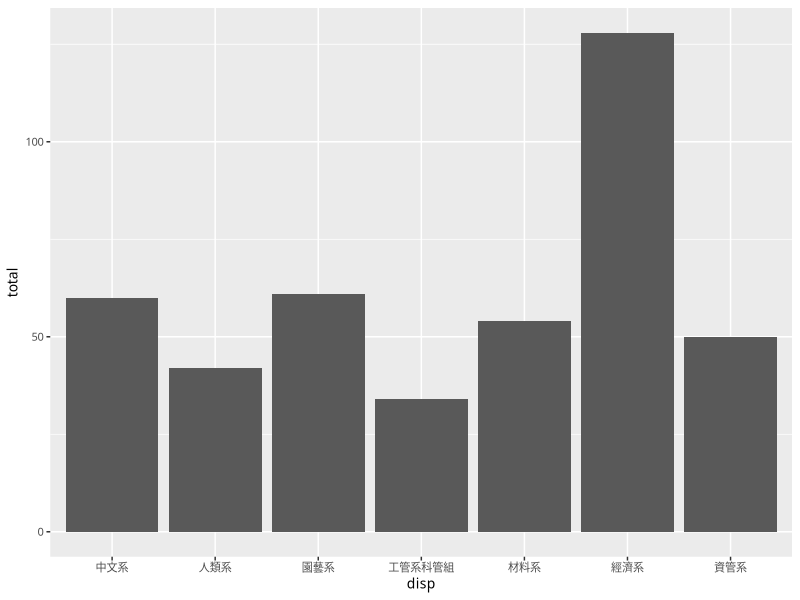
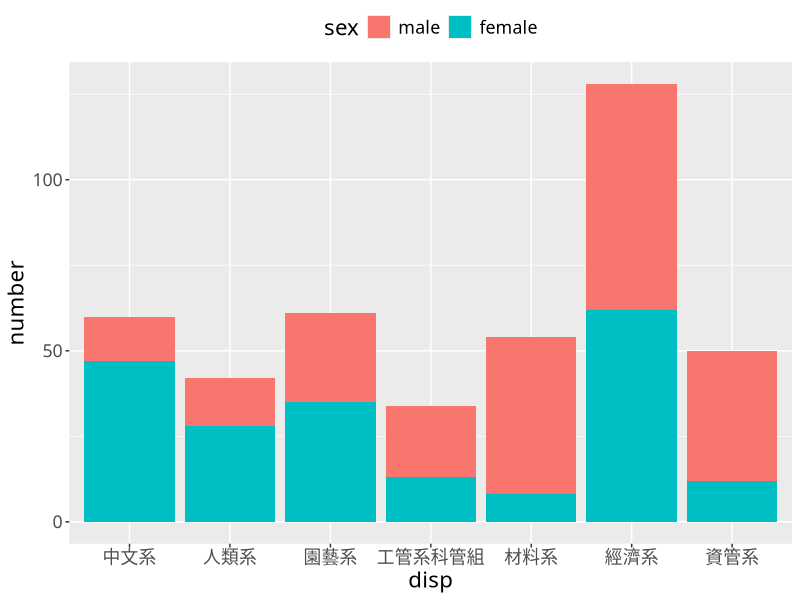
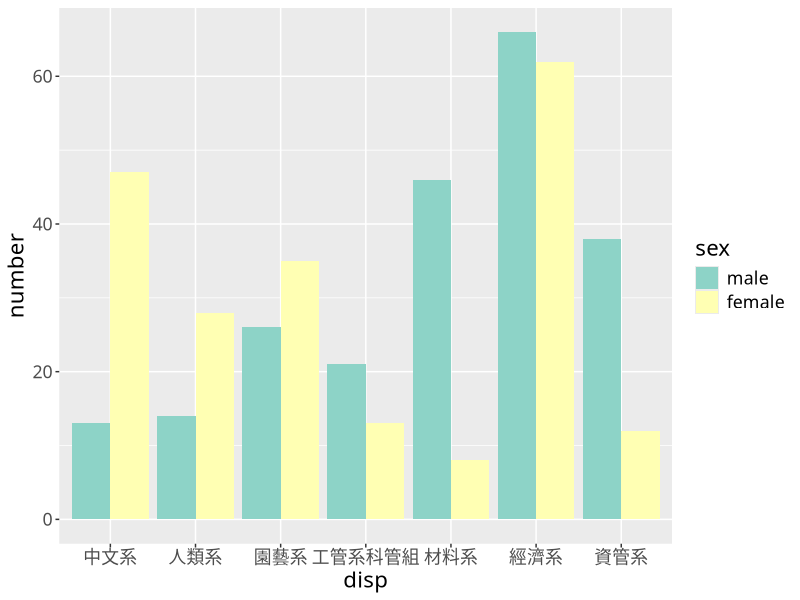
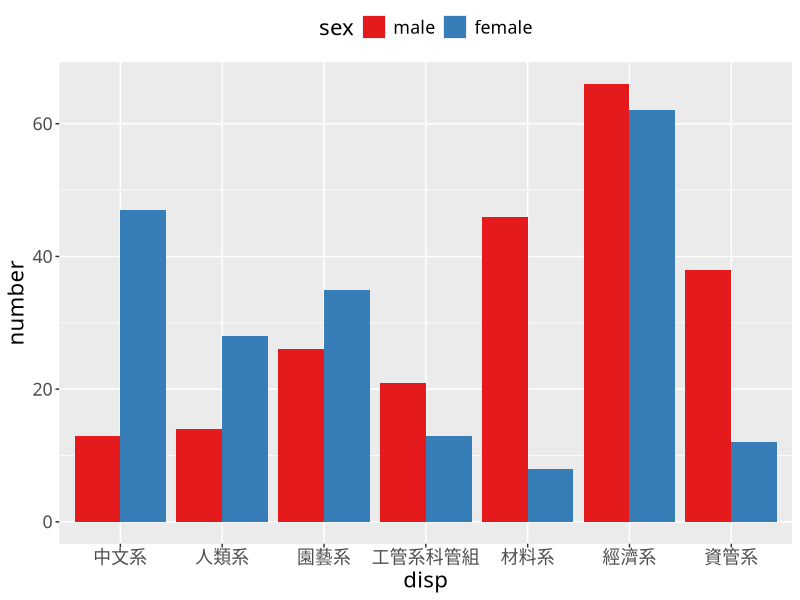

Write the R code that produced these figures, in order.
library(reshape2)
library(ggplot2)

df.ntu <- read.csv('./tutorials/NTU_B02new_sexratio.csv')
colnames(df.ntu) <- c("disp", "total", "male", "female", "ratio")

# 只取一部份的資料
df.part <- df.ntu[c(1, 10, 20, 30, 40, 50, 56), ]
ggplot(df.part, aes(x=disp, y=total)) +
    geom_bar(stat='identity') +
    theme(text=element_text(
        family="Heiti TC Medium",
        size=10))

# Wide-to-Long
df.part$ratio <- NULL
df.part$total <- NULL

stack(df.part)
df.part <- melt(
    df.part,                # data.frame
    id.vars="disp",         # 每行固定出現的 (disp)
    variable.name="sex",    # 多欄合併之後存放欄位名，該欄的名稱 (存 male/female)
    value.name="number"     # 放值的地方
)

# 排序
df.part <- df.part[order(df.part$disp), ]

g <- ggplot(df.part, aes(x=disp, y=number, fill=sex)) +
    theme(text=element_text(
        family="Heiti TC Medium",
        size=16))

g + geom_bar(stat="identity") + theme(legend.position="top")

g + geom_bar(stat="identity", position="dodge") + scale_fill_brewer(palette="Set3")

g + geom_bar(stat="identity", position="dodge") + scale_fill_brewer(palette="Set1")  + theme(legend.position="top")


# Long-to-Wide
dcast(df.part, disp ~ sex, value.var="number")
